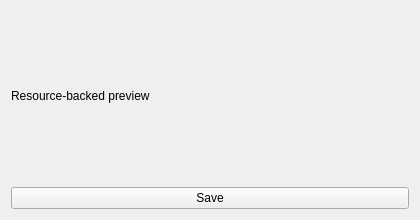
<?xml version="1.0" encoding="UTF-8"?>
<ui version="4.0">
 <class>ResourceForm</class>
 <widget class="QWidget" name="ResourceForm">
  <property name="geometry"><rect><x>0</x><y>0</y><width>420</width><height>220</height></rect></property>
  <layout class="QVBoxLayout" name="verticalLayout">
   <item><widget class="QLabel" name="titleLabel"><property name="text"><string>Resource-backed preview</string></property><property name="pixmap"><pixmap resource="common.qrc">:/icons/icon.svg</pixmap></property></widget></item>
   <item><widget class="QPushButton" name="saveButton"><property name="text"><string>Save</string></property></widget></item>
  </layout>
 </widget>
 <resources><include location="common.qrc"/></resources>
 <connections/>
</ui>
